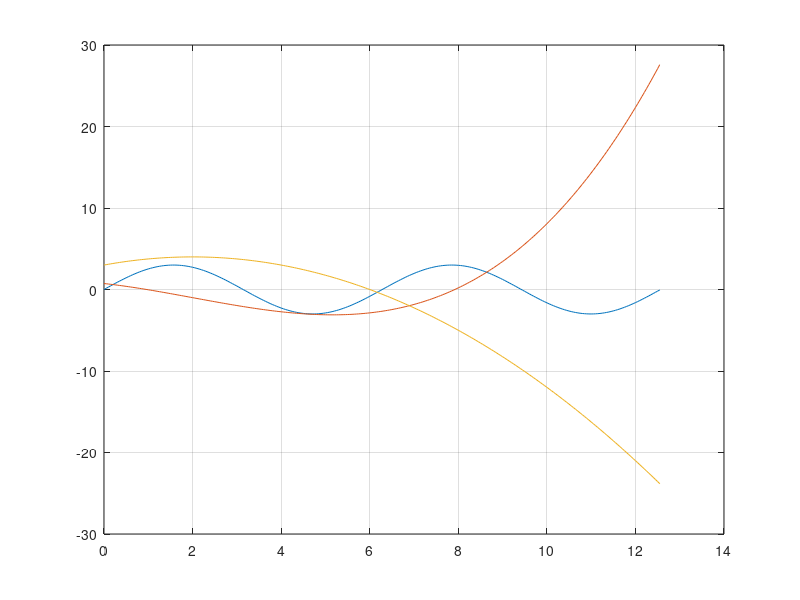

Here is the MATLAB script that generated this plot: (Note: this script raises an error after producing the figure.)
% Examples for BME 6717 MATLAB Module: intermediate data handling




%% Passing Functions As Arguments

% Examine the differences between () for a variable and a function

% define a function of interest
fcn1 = @(x)     3*sin(x);
fcn2 = @(x)     (x-2).^3/30 - x + 1;
% explore extra inputs!
fcn3 = @(x,p)   p(1) + p(2)*x + p(3)*x.^2 + p(4)*x.^3; 

% use functions for plotting
q = 0:0.05:4*pi;
figure
plot(q,fcn1(q), q,fcn2(q), q,fcn3(q,[3 1 -0.25 0]))
grid on

help('fzero')
fzero(fcn1,2)
fzero(fcn3,2)   % fzero expecting only 1 argument!
fzero( @(x) fcn3(x,[3 1 -0.25 0]), 2)   % note that we have a function within a function

% See also: ODE solvers



%% Simple Unique Example
% each sample has a class, or label
sampleLabel = randi(15,[20 1]);              
sampleValue = randn(size(sampleLabel)) + sqrt(sampleLabel/3);
data = [sampleLabel, sampleValue];

% how to compute the mean of each class?
% a) loop through each data point
% b) loop through each label

[C,ia,ic] = unique(data(:,1));

% how many unique classes are there?
fprintf('\nThere are %i unique classes.\n',length(C))
% perhaps the 3rd data point appears strange - what are the locations
% of all other members of that class?
labelNum = C(ic(3));    % 3rd appearing
fprintf('The mean of all members of class %g is %2.3g.\n\n',...
    labelNum, mean(data(ic==ic(3),2)) )


% we can do everything in one line with accumarray (later)


%% Cell Arrays: Collecting Dice Rolls in Array
% track all rolls needed to get a 6
n = 1e4;
rolls = cell(n,1);
for k=1:n
    cr = 0;
    while cr~=6
        cr = randi(6);
        rolls{k}(end+1) = cr;
    end
end
% explore what the cell looks like, and peer into a few elements with ()
% and {} indexing
% can also repeat the analysis without while loop using randi and find 6

% Lengths
nrs = zeros(n,1);
for k=1:n
    nrs(k) = length(rolls{k});
end
figure
subplot(2,1,1); histogram(nrs); title(sprintf('median # of rolls: %2.3g',median(nrs)))

nrs = cellfun(@length,rolls);
subplot(2,1,2); histogram(nrs); title(sprintf('median # of rolls: %2.3g',median(nrs)))


% show error for non-uniform output
cellfun(@(u) u==6,rolls,'UniformOutput' , false)





%% Accumarray: Measuring under different conditions
% suppose we measure the response of a sample under 4 different conditions
conds = [1 12 1.8 2.3];     % condition means
n = 1e3;
resp = nan(n,2);            % discuss nans
for k=1:n
    resp(k,2) =  randi(length(conds));
    resp(k,1) = 3*randn+conds(resp(k,2));
end

% object oriented programing idea: reorganize data to make analysis
% directly on the data object easier for what we want to do

% construct new object with loop
respCell = cell(4,1);
for k=1:length(conds)
    ix = resp(:,2)==k;          % find index
    respCell{k} = resp(ix,1);   % populate cell with needed values
end

% return to cell array
sum(cellfun(@length,respCell))  % ensure we have all trials       
cellfun(@mean,respCell)         % find means
    
% reproduce results with accumarray (on original structure!)
accumarray(resp(:,2),resp(:,1),[],@mean)






%% Generate mixed data for cellarray example
% decide on cell properties
spkfcn = @(t,p) max(0, (t-p(1)).*exp(-(t-p(1))/p(2)) );     % data function
spfp = [1 0.2; 1.5 0.4; 3, 0.08];                           % cell parameters
t=0:0.1:6;                                                  % recording times

CellData = cell(140,3);
for k=1:size(CellData,1)
    type = randi(size(spfp,1));     % decide what type of cell
    flag = 1;                       % conditioning flag
    while flag==1
        CellData{k,1} = spfp(type,:) + randn(1,2)/25;   % input parameters (with noise)
        CellData{k,2} = sprintf('Cell Type %g',type);   % Cell type
        CellData{k,3} = spkfcn(t,CellData{k,1});
        flag = any(CellData{k,3}>1);
    end
end
    
% look at individual rows
% investigate the traces with concatenation
V = CellData{1,3}       % obtain data from element
V = CellData{1:3,3}     % try to obtain multiple data records

tmp = [1,2,3]
Vhc = [CellData{1:3,3}]
size(Vhc)
Vvc = vertcat(CellData{1:3,3})
size(Vvc)


% get everything together for plotting
V = vertcat(CellData{:,3});
figure; subplot(2,1,1); plot(V')
xlabel('time'); ylabel('signal amplitude')

% how many from each cell type?
[C,~,ic] = unique(CellData(:,2));   % groups
accumarray(ic,ic,[],@length)        % take a look at how many there are per group


subplot(2,1,2); hold on
cmp = parula(3);
for i=1:3
    plot( vertcat(CellData{ic==i,3})', 'color',cmp(i,:) )
end


% compute average max signal amplitude for each class
accumarray(ic, cellfun(@max, CellData(:,3)), [], @mean)








